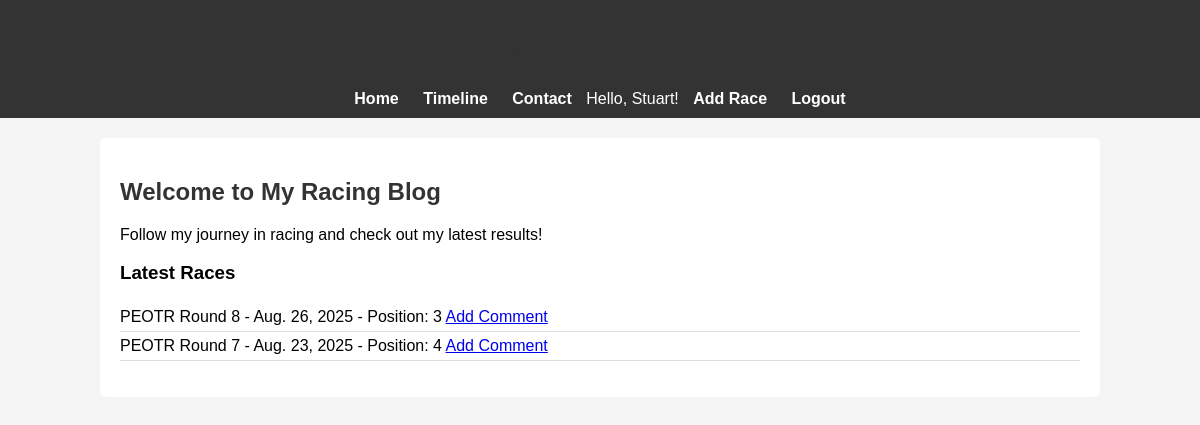
The app's page / (signed in) with its own data.
### main/models.py (models this page shows, shortened)
class RaceResult(models.Model):
    race_name = models.CharField(max_length=100)
    date = models.DateField()
    position = models.PositiveIntegerField()
    car_used = models.CharField(max_length=50)
    notes = models.TextField(blank=True, null=True)

### main/views.py (the view)
# urls.py: 2. Add a URL to urlpatterns:  path('', views.home, name='home')
def home(request):
    top_races = RaceResult.objects.order_by('-date')[:3]
    return render(request, 'home.html', {'top_races': top_races})

### main/templates/home.html
 {% load static %}
<link rel="stylesheet" href="{% static 'css/style.css' %}">
 <header>
    <h1>My Racing Blog</h1>
    <nav>
        <a href="{% url 'home' %}">Home</a>
        <a href="{% url 'timeline' %}">Timeline</a>
        <a href="{% url 'contact' %}">Contact</a>
        {% if user.is_authenticated %}
            <span>Hello, {{ user.username }}!</span>
            <a href="{% url 'add_race' %}" class="btn btn-primary">Add Race</a>
            <a href="{% url 'logout' %}">Logout</a>
        {% else %}
            <a href="{% url 'login' %}">Login</a>
            <a href="{% url 'register' %}">Register</a>
        {% endif %}
    </nav>
</header>
<div class="container">
<h2>Welcome to My Racing Blog</h2>
<p>Follow my journey in racing and check out my latest results!</p>
<h3>Latest Races</h3>
<ul>
  {% for race in top_races %}
    <li>
      {{ race.race_name }} - {{ race.date }} - Position: {{ race.position }}
      <a href="{% url 'add_comment' race.id %}">Add Comment</a>
    </li>
  {% empty %}
    <li>No races yet.</li>
  {% endfor %}
</ul>
</div>

### main/static/css/style.css (style rules this page uses)
header { background-color: #333; color: white; padding: 10px 0; text-align: center; }
nav a { color: white; text-decoration: none; margin: 0 10px; font-weight: bold; }
.container { width: 80%; margin: 20px auto; background-color: white; padding: 20px; border-radius: 5px; }
h1, h2 { color: #333; }
ul { list-style: none; padding: 0; }
ul li { padding: 5px 0; border-bottom: 1px solid #ddd; }

### records on screen
RaceResult: race_name "PEOTR Round 8", date "Aug. 26, 2025", position "3"
RaceResult: race_name "PEOTR Round 7", date "Aug. 23, 2025", position "4"

### other values on screen
{{ user.username }} "Stuart"
